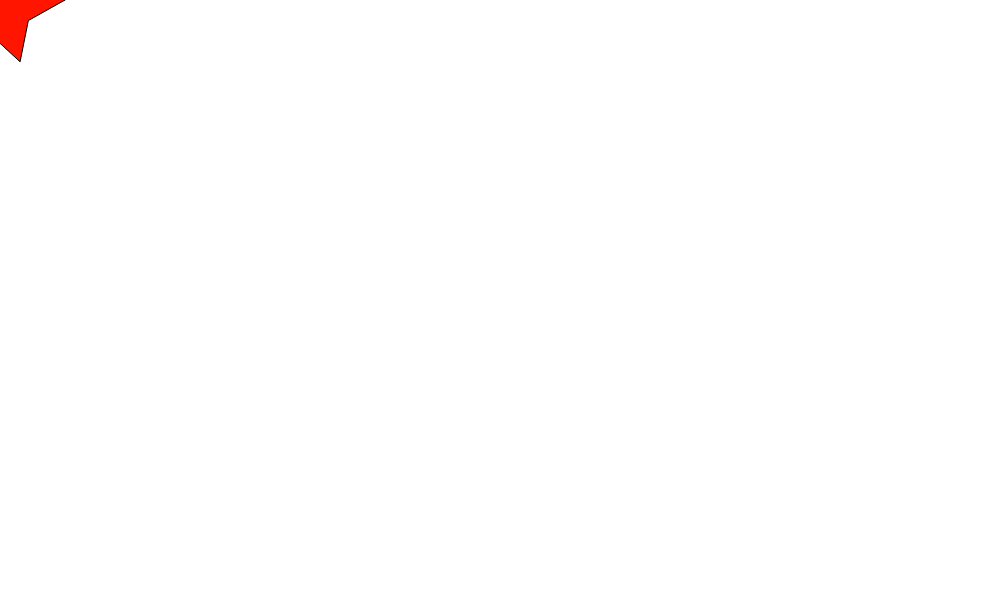
Frame 1 (no input)
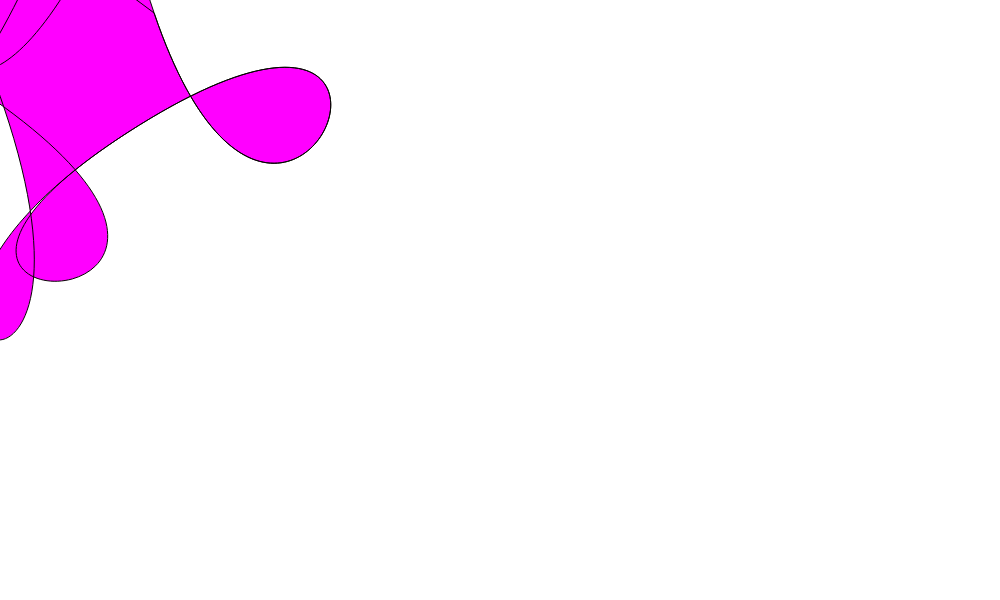
Frame 60 (no input)
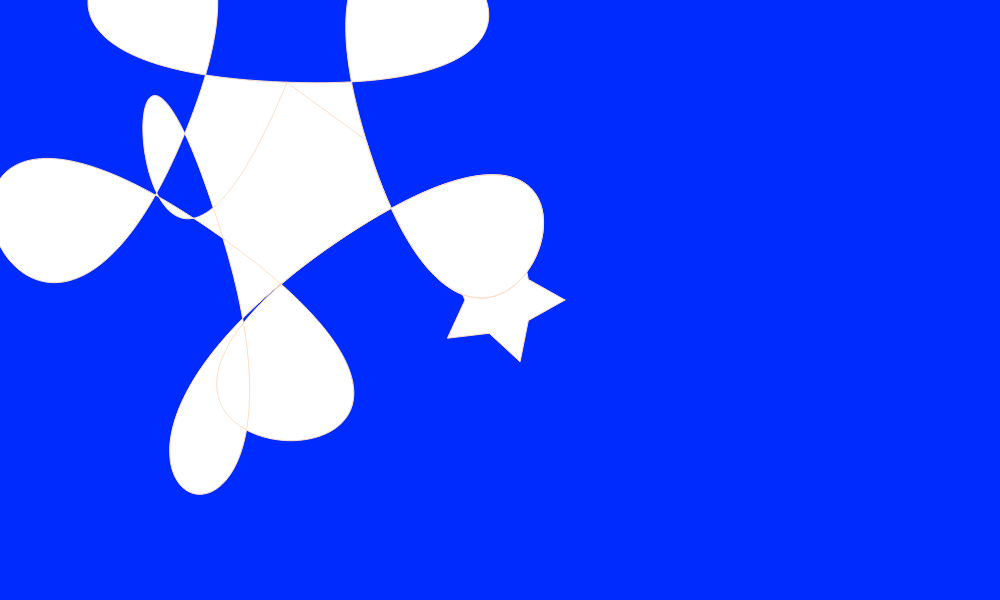
Frame 120 (the mouse pressed at the canvas centre since frame 60)

The p5.js sketch that drew these frames (run headless with seeded random() and noise() and a simulated clock; from frame 60 on, the mouse is pressed at the canvas centre):

// p5.js sketch
// ── sketch.js
var r;
var g;
var b;
var a;
var size;
var x;
var y;

var myHue = 0;
var centerX = 0.0, centerY = 0.0;

var radius = 90, rotAngle = -90;
var accelX = 0.0, accelY = 0.0;
var deltaX = 0.0, deltaY = 0.0;
var springing = 0.0009, damping = 0.98;
var nodes = 5;

var nodeStartX = [];
var nodeStartY = [];
var nodeX = [];
var nodeY = [];
var angle = [];
var frequency = [];

// soft-body dynamics
var organicConstant = 10.0;

function setup() {
  createCanvas(1000, 600);

  centerX = width/2;
  centerY = height/2;

  //initialize arrays to 0
  for (var i=0; i<nodes; i++){
    nodeStartX[i] = 0;
    nodeStartY[i] = 0;
    nodeY[i] = 0;
    nodeY[i] = 0;
    angle[i] = 0;
  }

  // iniitalize frequencies for corner nodes
  for (var i=0; i<nodes; i++){
    frequency[i] = random(5, 12);
  }
  frameRate(40);
}

function draw() {
  colorMode(HSB);
  background(255);
  if (mouseIsPressed) {
    background(myHue, 100, 100);
  }

  myHue += 5;
  fill(myHue, 100, 100);

  if (myHue > 360) {
    myHue = 0;
  }

  stroke(r, g, b, a);
  if (mouseIsPressed) {
    fill(255);
  }
  //push();
  // translate(width*0.8, height*0.5);
  // rotate(frameCount / -50.0);
  star(mouseX, mouseY, 35, 65, 5);
  //pop();

  drawShape();
  moveShape();

  r = random(255);
  g = random(255);
  b = random(255);
  a = random(255);
}

function drawShape() {
  //  calculate node  starting locations
  for (var i=0; i<nodes; i++){
    nodeStartX[i] = centerX+cos(radians(rotAngle))*radius;
    nodeStartY[i] = centerY+sin(radians(rotAngle))*radius;
    rotAngle += 360.0/nodes;
  }

  // draw polygon
  curveTightness(organicConstant);
  fill(myHue, 100, 100);
  if (mouseIsPressed) {
    fill(255);
  }
  beginShape();
  for (var i=0; i<nodes; i++){
    curveVertex(nodeX[i], nodeY[i]);
  }
  for (var i=0; i<nodes-1; i++){
    curveVertex(nodeX[i], nodeY[i]);
  }
  endShape(CLOSE);
}

function moveShape() {
  //move center point
  deltaX = mouseX-centerX;
  deltaY = mouseY-centerY;

  // create springing effect
  deltaX *= springing;
  deltaY *= springing;
  accelX += deltaX;
  accelY += deltaY;

  // move predator's center
  centerX += accelX;
  centerY += accelY;

  // slow down springing
  accelX *= damping;
  accelY *= damping;

  // change curve tightness
  organicConstant = 1-((abs(accelX)+abs(accelY))*1);

  //move nodes
  for (var i=0; i<nodes; i++){
    nodeX[i] = nodeStartX[i]+sin(radians(angle[i]))*(accelX*2);
    nodeY[i] = nodeStartY[i]+sin(radians(angle[i]))*(accelY*2);
    angle[i] += frequency[i];
  }
}

function star(mouseX, mouseY, radius1, radius2, npoints) {
  var angle = TWO_PI / npoints;
  var halfAngle = angle/2.0;
  beginShape();
  push();
  for (var a = 0; a < TWO_PI; a += angle) {
    var sx = mouseX + cos(a) * radius2;
    var sy = mouseY + sin(a) * radius2;
    vertex(sx, sy);
    sx = mouseX + cos(a+halfAngle) * radius1;
    sy = mouseY + sin(a+halfAngle) * radius1;
    vertex(sx, sy);
  pop();
  }
  endShape(CLOSE);
}
